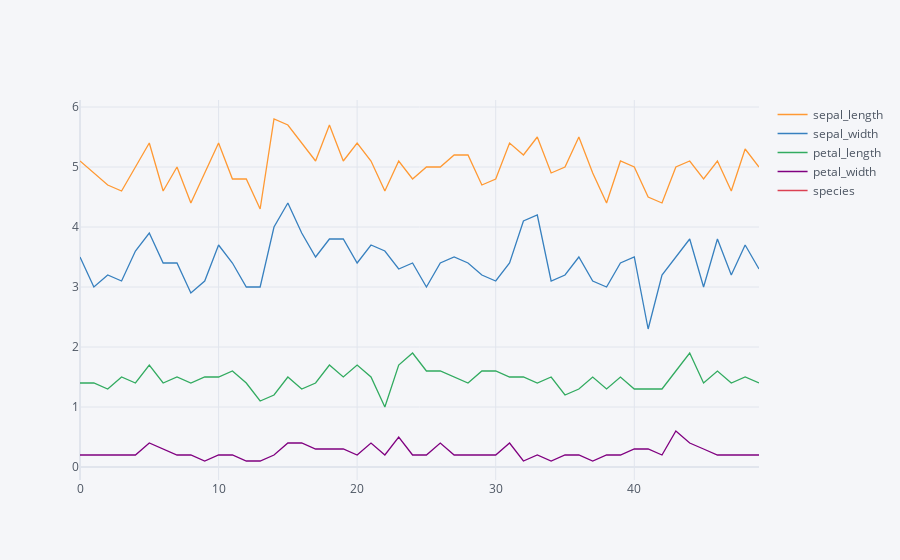

Source (notebook cell):
### Code cell
df.query("species=='Iris-setosa'").iplot()

### Figure 1 — Plotly figure (JSON) as saved in the notebook; plotly's stock layout.template omitted (floating-point values rounded to 4 significant figures)
{"data": [{"line": {"color": "rgba(255, 153, 51, 1.0)", "dash": "solid", "shape": "linear", "width": 1.3}, "mode": "lines", "name": "sepal_length", "text": "", "type": "scatter", "x": [0, 1, 2, 3, 4, 5, 6, 7, 8, 9, 10, 11, 12, 13, 14, 15, 16, 17, 18, 19, 20, 21, 22, 23, 24, 25, 26, 27, 28, 29, 30, 31, 32, 33, 34, 35, 36, 37, 38, 39, 40, 41, 42, 43, 44, 45, 46, 47, 48, 49], "y": [5.1, 4.9, 4.7, 4.6, 5, 5.4, 4.6, 5, 4.4, 4.9, 5.4, 4.8, 4.8, 4.3, 5.8, 5.7, 5.4, 5.1, 5.7, 5.1, 5.4, 5.1, 4.6, 5.1, 4.8, 5, 5, 5.2, 5.2, 4.7, 4.8, 5.4, 5.2, 5.5, 4.9, 5, 5.5, 4.9, 4.4, 5.1, 5, 4.5, 4.4, 5, 5.1, 4.8, 5.1, 4.6, 5.3, 5]}, {"line": {"color": "rgba(55, 128, 191, 1.0)", "dash": "solid", "shape": "linear", "width": 1.3}, "mode": "lines", "name": "sepal_width", "text": "", "type": "scatter", "x": [0, 1, 2, 3, 4, 5, 6, 7, 8, 9, 10, 11, 12, 13, 14, 15, 16, 17, 18, 19, 20, 21, 22, 23, 24, 25, 26, 27, 28, 29, 30, 31, 32, 33, 34, 35, 36, 37, 38, 39, 40, 41, 42, 43, 44, 45, 46, 47, 48, 49], "y": [3.5, 3, 3.2, 3.1, 3.6, 3.9, 3.4, 3.4, 2.9, 3.1, 3.7, 3.4, 3, 3, 4, 4.4, 3.9, 3.5, 3.8, 3.8, 3.4, 3.7, 3.6, 3.3, 3.4, 3, 3.4, 3.5, 3.4, 3.2, 3.1, 3.4, 4.1, 4.2, 3.1, 3.2, 3.5, 3.1, 3, 3.4, 3.5, 2.3, 3.2, 3.5, 3.8, 3, 3.8, 3.2, 3.7, 3.3]}, {"line": {"color": "rgba(50, 171, 96, 1.0)", "dash": "solid", "shape": "linear", "width": 1.3}, "mode": "lines", "name": "petal_length", "text": "", "type": "scatter", "x": [0, 1, 2, 3, 4, 5, 6, 7, 8, 9, 10, 11, 12, 13, 14, 15, 16, 17, 18, 19, 20, 21, 22, 23, 24, 25, 26, 27, 28, 29, 30, 31, 32, 33, 34, 35, 36, 37, 38, 39, 40, 41, 42, 43, 44, 45, 46, 47, 48, 49], "y": [1.4, 1.4, 1.3, 1.5, 1.4, 1.7, 1.4, 1.5, 1.4, 1.5, 1.5, 1.6, 1.4, 1.1, 1.2, 1.5, 1.3, 1.4, 1.7, 1.5, 1.7, 1.5, 1, 1.7, 1.9, 1.6, 1.6, 1.5, 1.4, 1.6, 1.6, 1.5, 1.5, 1.4, 1.5, 1.2, 1.3, 1.5, 1.3, 1.5, 1.3, 1.3, 1.3, 1.6, 1.9, 1.4, 1.6, 1.4, 1.5, 1.4]}, {"line": {"color": "rgba(128, 0, 128, 1.0)", "dash": "solid", "shape": "linear", "width": 1.3}, "mode": "lines", "name": "petal_width", "text": "", "type": "scatter", "x": [0, 1, 2, 3, 4, 5, 6, 7, 8, 9, 10, 11, 12, 13, 14, 15, 16, 17, 18, 19, 20, 21, 22, 23, 24, 25, 26, 27, 28, 29, 30, 31, 32, 33, 34, 35, 36, 37, 38, 39, 40, 41, 42, 43, 44, 45, 46, 47, 48, 49], "y": [0.2, 0.2, 0.2, 0.2, 0.2, 0.4, 0.3, 0.2, 0.2, 0.1, 0.2, 0.2, 0.1, 0.1, 0.2, 0.4, 0.4, 0.3, 0.3, 0.3, 0.2, 0.4, 0.2, 0.5, 0.2, 0.2, 0.4, 0.2, 0.2, 0.2, 0.2, 0.4, 0.1, 0.2, 0.1, 0.2, 0.2, 0.1, 0.2, 0.2, 0.3, 0.3, 0.2, 0.6, 0.4, 0.3, 0.2, 0.2, 0.2, 0.2]}, {"line": {"color": "rgba(219, 64, 82, 1.0)", "dash": "solid", "shape": "linear", "width": 1.3}, "mode": "lines", "name": "species", "text": "", "type": "scatter", "x": [0, 1, 2, 3, 4, 5, 6, 7, 8, 9, 10, 11, 12, 13, 14, 15, 16, 17, 18, 19, 20, 21, 22, 23, 24, 25, 26, 27, 28, 29, 30, 31, 32, 33, 34, 35, 36, 37, 38, 39, 40, 41, 42, 43, 44, 45, 46, 47, 48, 49], "y": ["Iris-setosa", "Iris-setosa", "Iris-setosa", "Iris-setosa", "Iris-setosa", "Iris-setosa", "Iris-setosa", "Iris-setosa", "Iris-setosa", "Iris-setosa", "Iris-setosa", "Iris-setosa", "Iris-setosa", "Iris-setosa", "Iris-setosa", "Iris-setosa", "Iris-setosa", "Iris-setosa", "Iris-setosa", "Iris-setosa", "Iris-setosa", "Iris-setosa", "Iris-setosa", "Iris-setosa", "Iris-setosa", "Iris-setosa", "Iris-setosa", "Iris-setosa", "Iris-setosa", "Iris-setosa", "Iris-setosa", "Iris-setosa", "Iris-setosa", "Iris-setosa", "Iris-setosa", "Iris-setosa", "Iris-setosa", "Iris-setosa", "Iris-setosa", "Iris-setosa", "Iris-setosa", "Iris-setosa", "Iris-setosa", "Iris-setosa", "Iris-setosa", "Iris-setosa", "Iris-setosa", "Iris-setosa", "Iris-setosa", "Iris-setosa"]}], "layout": {"legend": {"bgcolor": "#F5F6F9", "font": {"color": "#4D5663"}}, "paper_bgcolor": "#F5F6F9", "plot_bgcolor": "#F5F6F9", "title": {"font": {"color": "#4D5663"}}, "xaxis": {"gridcolor": "#E1E5ED", "showgrid": true, "tickfont": {"color": "#4D5663"}, "title": {"font": {"color": "#4D5663"}, "text": ""}, "zerolinecolor": "#E1E5ED"}, "yaxis": {"gridcolor": "#E1E5ED", "showgrid": true, "tickfont": {"color": "#4D5663"}, "title": {"font": {"color": "#4D5663"}, "text": ""}, "zerolinecolor": "#E1E5ED"}}}
